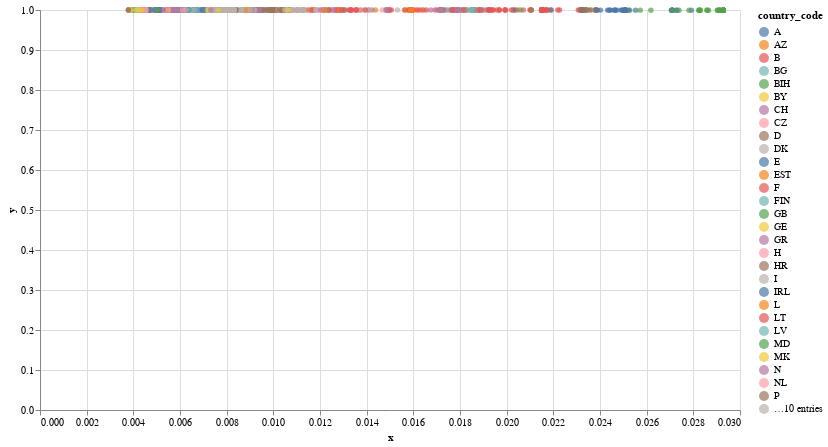

Notebook cell for this chart:
### Code cell
alt.Chart(graph_sage_2d_df).mark_circle().encode(
    x='x',
    y='y',
    color='country_code',
    tooltip=['name', 'country_code']
).properties(width=700, height=400)

### Figure 1 — Vega-Lite specification as saved in the notebook (floating-point values rounded to 4 significant figures; data arrays with more than 128 entries replaced by an {"elided": "..."} marker saying what was removed)
{"config": {"view": {"continuousWidth": 400, "continuousHeight": 300}}, "data": {"name": "data-dbed4960aa2dbc3e3f7240ba9bf49bbd"}, "mark": "circle", "encoding": {"color": {"type": "nominal", "field": "country_code"}, "tooltip": [{"type": "nominal", "field": "name"}, {"type": "nominal", "field": "country_code"}], "x": {"type": "quantitative", "field": "x"}, "y": {"type": "quantitative", "field": "y"}}, "height": 400, "width": 700, "$schema": "https://vega.github.io/schema/vega-lite/v4.8.1.json", "datasets": {"data-dbed4960aa2dbc3e3f7240ba9bf49bbd": {"elided": "895 records"}}}
